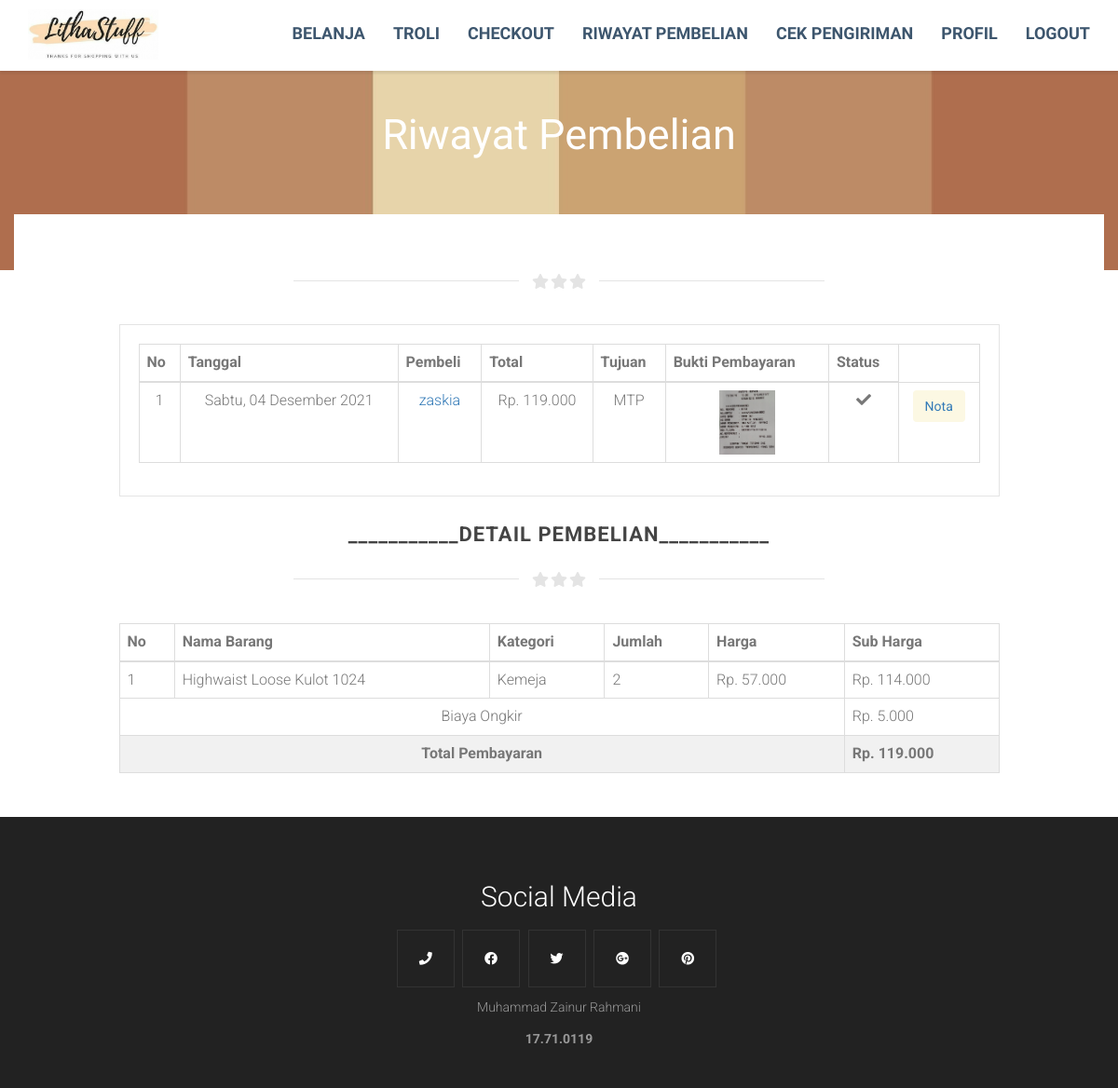
The app's page /riwayatbeli.php?idbeli=46 (signed in) with its own data.
### tables this page shows
CREATE TABLE `beli` (
  `idbeli` int(5) NOT NULL,
  `id` int(5) NOT NULL,
  `idongkir` int(5) NOT NULL,
  `tglbeli` date NOT NULL,
  `total` int(11) NOT NULL,
  `bukti` text NOT NULL,
  `status` varchar(30) NOT NULL,
  `namakota` varchar(80) NOT NULL,
  `tarifnya` float NOT NULL,
  `alamat` text NOT NULL
);

CREATE TABLE `user` (
  `id` int(5) NOT NULL,
  `nama` varchar(100) NOT NULL,
  `username` varchar(80) NOT NULL,
  `password` varchar(80) NOT NULL,
  `alamat` text NOT NULL,
  `telp` varchar(15) NOT NULL,
  `email` varchar(100) NOT NULL,
  `jk` enum('0','1') NOT NULL,
  `level` varchar(20) NOT NULL
);

CREATE TABLE `beliproduk` (
  `idbeliproduk` int(5) NOT NULL,
  `idbeli` int(5) NOT NULL,
  `idtanam` int(5) NOT NULL,
  `jumlah` int(5) NOT NULL,
  `namanya` varchar(80) NOT NULL,
  `harganya` float NOT NULL,
  `subharga` float NOT NULL
);

CREATE TABLE `tanam` (
  `idtanam` int(5) NOT NULL,
  `namatanam` varchar(80) NOT NULL,
  `kategori` varchar(30) NOT NULL,
  `modal` float NOT NULL,
  `harga` float NOT NULL,
  `deskripsi` text NOT NULL,
  `gambar` text NOT NULL,
  `stok` int(4) NOT NULL,
  `harga_r` float NOT NULL,
  `terjual` int(10) NOT NULL,
  `cekflash` int(1) NOT NULL
);

### tgl_indo.php (called while the page is built, shortened)
<?php
    function haribulantahun($tanggalnya, $cetak_hari = false){
        $hari = array(
            1 => 'Senin','Selasa','Rabu','Kamis','Jumat','Sabtu','Minggu'
        );
        $bulan = array(
            1 => 'Januari','Februari','Maret','April','Mei','Juni','Juli','Agustus','September','Oktober','November','Desember'
        );
        $split = explode('-', $tanggalnya);
        $tglkutang = $split[2]. ' '. $bulan[ (int)$split[1] ] . ' '. $split[0];
        if($cetak_hari){
            $num = date('N', strtotime($tanggalnya));
            return $hari[$num] . ', ' . $tglkutang;
        }
        return $tglkutang;
    }
?>

### riwayatbeli.php (the view, shortened to what this page needs)
<?php require('header.php'); require('tgl_indo.php'); $idbeli = $_GET['idbeli'];
  $beliproduk = mysqli_query($kon, "SELECT * FROM beliproduk INNER JOIN tanam ON beliproduk.idtanam = tanam.idtanam WHERE idbeli = '$idbeli' ORDER BY namatanam ASC");
  $beli = mysqli_query($kon, "SELECT * FROM beli WHERE idbeli = '$idbeli'");
  $row = mysqli_fetch_array($beli); ?>
<link rel="stylesheet" href="assets/plugins/datatables-bs4/css/dataTables.bootstrap4.min.css">
  <link rel="stylesheet" href="assets/plugins/datatables-responsive/css/responsive.bootstrap4.min.css">
	<div class="container">
		<div class="row">
			<div class="col-md-12 text-center">
				<div class="text-pageheader">
					<div class="subtext-image" data-scrollreveal="enter bottom over 1.7s after 0.0s">
						Riwayat Pembelian
					</div>
				</div>
			</div>
		</div>
	</div>
</div>
</header>
<section class="item content">
<div class="container toparea">
	<div class="underlined-title">
		<div class="wow-hr type_short">
			<span class="wow-hr-h">
			<i class="fa fa-star"></i>
			<i class="fa fa-star"></i>
			<i class="fa fa-star"></i>
			</span>
		</div>
	</div>
<div class="row">
	<div class="col-md-offset-1 col-md-10">
		<div class="properties-box">
		<div class="card">
          <div class="card-header">
          	<div class="card-body">
                <table id="example" class="table table-bordered table-sm">
                  <thead class="table-dark">
                    <tr class="text-center">
                        <th>No</th>
                        <th>Tanggal</th>
                        <th>Pembeli</th>
                        <th>Total</th>
                        <th>Tujuan</th>
                        <th>Bukti Pembayaran</th>
                        <th>Status</th>
                    </tr>
                  </thead>
                  <tbody>
                    <?php
                      $no = 1;
                      $query = mysqli_query($kon, "SELECT * FROM `beli` INNER JOIN ongkir ON beli.idongkir = ongkir.idongkir INNER JOIN user ON beli.id = user.id WHERE username = '$memori[username]'");
                      while($data = mysqli_fetch_array($query)){
                        ?>
                          <tr class="text-center">
                          <td><?= $no++ ?></td>
                          <td><?= haribulantahun($data['tglbeli'],true)?></td>
                          <td>
                            <a href="riwayatbeli.php?idbeli=<?= $data['idbeli'] ?>"><?= $data['nama'] ?></a>
                          </td>
                          <td>Rp. <?= number_format($data['total'],0,',','.') ?> </td>
                          <td><?= $data['alamat'] ?></td>
                          <td><a target="_blank" href="img/<?= $data['bukti'] ?>"><img src="img/<?= $data['bukti'] ?>" width='60px'></a></td>
                          <td><?php
                            if($data['status'] == 'Diterima'){
                              ?><i class='fas fa-check'></i> <?php
                            }else if($data['status'] == 'Ditolak'){
                              echo "<i class='fas fa-times'></i>";
                            }else if($data['status'] == 'Menunggu'){
                              echo "<i class='fas fa-clock'></i>";
                            }  ?></td>
                          <td>
                            <button class="btn bg-warning" type="button"><a href="assets/report/rnota.php?idbeli=<?= $data['idbeli'] ?>" class="text-white">Nota</a></button>
                          </td>
                        <?php
                      }
                    ?>
                  </tbody>
                </table>
          	</div>
        </div>
	</div>
</div>
<br>
</div>
</section>
<?php
    if(mysqli_num_rows($beliproduk)> 0){ ?>
<section class="item content">
<div class="container toparea">
  <div class="underlined-title">
    <div class="editContent">
      <h1 class="text-center latestitems">___________detail pembelian___________</h1>
    </div>
    <div class="wow-hr type_short">
      <span class="wow-hr-h">
      <i class="fa fa-star"></i>
      <i class="fa fa-star"></i>
      <i class="fa fa-star"></i>
      </span>
    </div>
  </div>
<div class="row">
  <div class="col-md-offset-1 col-md-10">
    <div class="card">
          <div class="card-header">
            <div class="card-body">
                <table id="example" class="table table-bordered table-sm">
                  <thead class="table-dark">
                    <tr>
                        <th>No</th>
                        <th>Nama Barang</th>
                        <th>Kategori</th>
                        <th>Jumlah</th>
                        <th>Harga</th>
                        <th>Sub Harga</th>
                    </tr>
                  </thead>
                  <tbody>
                    <?php
                      $no = 1;$totalbelanja = 0;
                      while($data = mysqli_fetch_array($beliproduk)){
                        ?>
                          <tr>
                          <td><?= $no++ ?></td>
                          <td><?= $data['namatanam'] ?></td>
                          <td><?= $data['kategori'] ?></td>
                          <td><?= $data['jumlah'] ?></td>
                          <td>Rp. <?= number_format($data['harganya'],0,',','.') ?> </td>
                          <td>Rp. <?= number_format($data['subharga'],0,',','.') ?> </td>
                          </tr>
                        <?php $totalbelanja+=$data['subharga']; } ?>
                      <tr>
                        <tr>
                          <td class="text-center" colspan="5">Biaya Ongkir</td>
                          <td>Rp. <?= number_format($row['tarifnya'],0,',','.') ?></td>
                        </tr>
                        <td class="text-center" style="font-weight: bold; background-color: #f1f1f1;" colspan="5">Total Pembayaran</td>
                        <td style="font-weight: bold; background-color: #f1f1f1;">Rp. <?= number_format($totalbelanja+$row['tarifnya'],0,',','.') ?></td>
                      </tr>
                  </tbody>
                </table>
            </div>
  </div>
</div>
<br>
</div>
</section>
 <?php }?>
<?php require('footer.php') ?>

### assets/css/style.css (style rules this page uses)
body { font-family:Roboto; font-weight:300; font-size:16px; color:#777; line-height:1.7; }
h1,h2,h3,h4,h5,h6 { font-family:Roboto; font-weight:700; }
.item.content,.item.portfolio,.item.team,.item.pricing,.item.contact { padding-top:40px; padding-bottom:0px; }
.text-pageheader { text-align:center; color:#fff; z-index:2; position:relative; font-size:45px; line-height:90px; text-transform:uppercase; padding-top:100px; padding-bottom:100px; font-weight:700; font-family:Dosis; }
.subtext-image { text-transform:none; font-weight:100 !Important; }
.toparea { background:#fff; margin-top:-100px; padding-top:30px; }
h1.latestitems { font-size:22px; line-height:28px; color:#444; text-transform:uppercase; letter-spacing:1px; margin-top:0; }
.wow-hr { position:relative; font-size:0; text-align:center; height:24px; margin:auto; margin-top:2%; margin-bottom:3%; width:50%; padding:2px 0; overflow:hidden; clear:both; }
.wow-hr-h:before { left:-13px; margin-left:-50%; background:#f7f7f7; }
.wow-hr-h:after { left:13px; margin-right:-50%; }
.wow-hr-h:before,.wow-hr-h:after { display:inline-block; content:""; height:1px; width:50%; margin-top:9px; vertical-align:top; position:relative; background-color:#e4e4e4; }
.wow-hr-h i { font-size:16px; line-height:20px; height:20px; width:20px; vertical-align:top; text-align:center; color:#e4e4e4; }
img { max-width: 100%; }
.properties-box { padding:20px 20px 15px 20px; border:1px solid #e4e4e4; clear:both; float:none; line-height:1.7; }

### records on screen
beli: tglbeli "Sabtu, 04 Desember 2021", user.nama "zaskia", total "119.000", user.alamat "MTP", bukti (picture), status "Diterima" (drawn), tarifnya "5.000", $totalbelanja+$row['tarifnya'] "119.000"
beliproduk: idtanam.namatanam "Highwaist Loose Kulot 1024", idtanam.kategori "Kemeja", jumlah "2", harganya "57.000", subharga "114.000"
